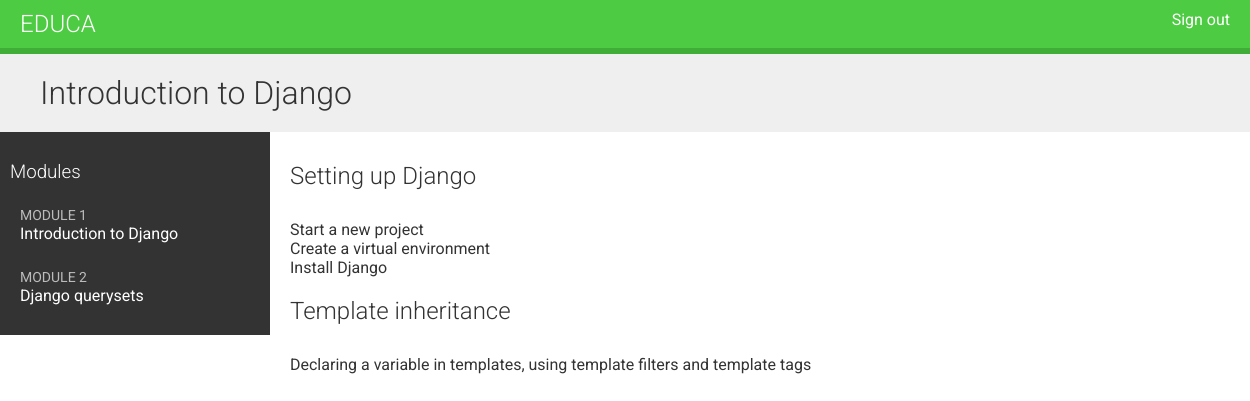
The page /students/course/5/ (signed in) on the database as committed earlier.
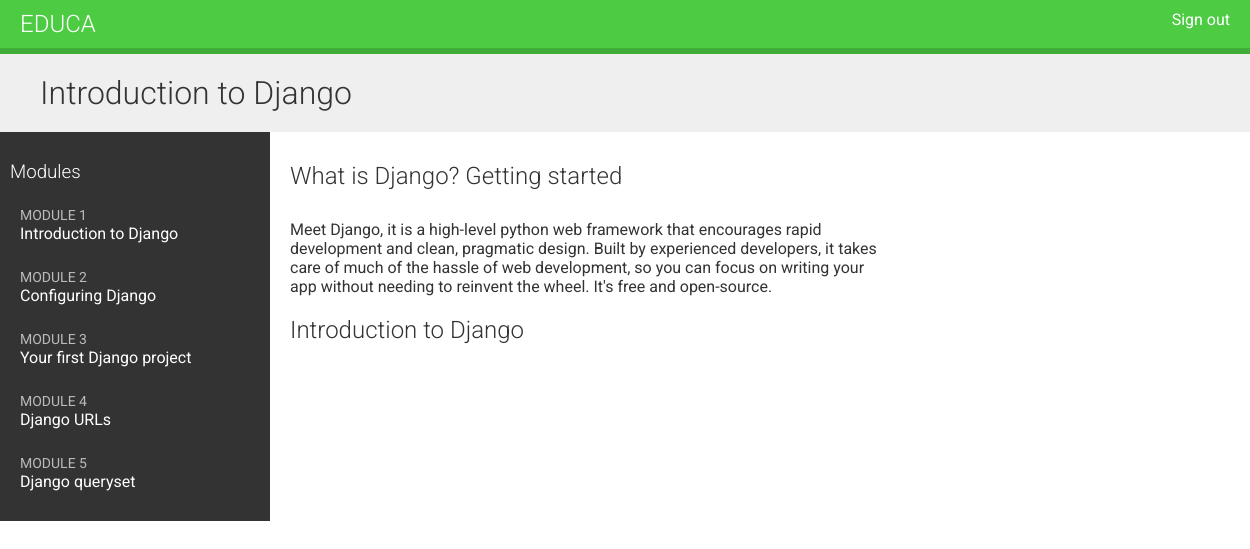
The same page on the database as committed later.
### courses/models.py (models this page shows, shortened)
class Module(models.Model):
    course = models.ForeignKey(Course, related_name='modules', on_delete=models.CASCADE)
    title = models.CharField(max_length=200)
    description = models.TextField(blank=True)
    order = OrderField(blank=True, for_fields=['course'])
    class Meta:
        ordering = ['order']
    def __str__(self):
        return f'{self.order}. {self.title}'

class Content(models.Model):
    module = models.ForeignKey(Module, related_name='contents', on_delete=models.CASCADE)
    content_type = models.ForeignKey(ContentType,
                                    on_delete=models.CASCADE,
                                    limit_choices_to={'model__in': (
                                        'text',
                                        'video',
                                        'image',
                                        'file'
                                    )})
    object_id = models.PositiveIntegerField()  #to store pk of related obj
    item = GenericForeignKey('content_type', 'object_id')
    order = OrderField(blank=True, for_fields=['module'])
    class Meta:
        ordering = ['order']

class ItemBase(models.Model):
    owner = models.ForeignKey(User, related_name='%(class)s_related', on_delete=models.CASCADE)  #% reps a placeholder
    title = models.CharField(max_length=250)
    created = models.DateTimeField(auto_now_add=True)
    updated = models.DateTimeField(auto_now=True)
    class Meta:
        abstract = True
    def render(self):
        return render_to_string(f'courses/content/{self._meta.model_name}.html', {'item': self})

class Text(ItemBase):
    content = models.TextField()

class Video(ItemBase):
    url = models.URLField()   #provide a video URL in order to embed it

### students/views.py (the view)
class StudentCourseDetailView(DetailView):
    model = Course
    template_name = 'students/course/detail.html'
    def get_queryset(self):
        qs = super().get_queryset()
        return qs.filter(students__in=[self.request.user])
    def get_context_data(self, **kwargs):
        context = super().get_context_data(**kwargs)
        course = self.get_object()
        if 'module_id' in self.kwargs:
            context['module'] = course.modules.get(id=self.kwargs['module_id'])
        else:
            context['module'] = course.modules.all()[0]
        return context

### students/templates/students/course/detail.html (shortened to what this page needs)
{% extends 'base.html' %}
{% load cache %}
{% block content %}
    <h1>{{ module.title }}</h1>
    <div class="contents">
        <h3>Modules</h3>
        <ul id="modules">
            {% for m in object.modules.all %}
                <li data-id="{{ m.id }}" {% if m == modules %} class="selected"{% endif %}>
                    <a href="{% url 'student_course_detail_module' object.id m.id %}">
                        <span>
                            Module <span class="order">{{ m.order|add:1 }}</span>
                        </span>
                        <br>
                        {{ m.title }}
                    </a>
                </li>
            {% empty %}
                <li>No modules yet.</li>
            {% endfor %}
        </ul>
    </div>
    <div class="module">
        {% cache 600 module_contents module %}
            {% for content in module.contents.all %}
                {% with item=content.item %}
                    <h2>{{ item.title }}</h2>
                    {{ item.render }}
                {% endwith %}
            {% endfor %}
        {% endcache %}
    </div>
{% endblock %}

### courses/templates/base.html (shortened to what this page needs)
{% load static %}
<!DOCTYPE html>
<html lang="en">
<head>
    <link rel="stylesheet" href="{% static 'css/base.css' %}">
</head>
<body>
    <div id="header">
        <a href="/" class="logo">Educa</a>
        <ul class="menu">
            {% if request.user.is_authenticated %}
                <li><a href="{% url 'logout' %}">Sign out</a></li>
            {% else %}
                <li><a href="{% url 'login' %}">Sign in</a></li>
            {% endif %}
        </ul>
    </div>
    <div id="content">
        {% block content %}
        {% endblock %}
    </div>
</body>
</html>

### courses/templates/courses/content/text.html
{{ item.content|linebreaks }}

### courses/templates/courses/content/video.html (shortened to what this page needs)
{% load embed_video_tags %}

### courses/static/css/base.css (style rules this page uses)
body { margin:0; font-family:'Roboto', sans-serif; font-weight:400; color:#333; }
a { color:#3fad37; text-decoration:none; }
ul { float:left; }
h1, h2, h3, h4, h5, h6 { font-family:'Roboto', sans-serif; font-weight:300; }
h1 { background:#efefef; width:100%; overflow:auto; padding:20px 0 20px 40px; margin:0; }
.module { padding:10px 20px; float:left; width:600px; }
.module p { margin:10px 0 20px; width:100%; float:left; }
#header { background:#4dcc43; overflow:auto; padding:10px 20px; border-bottom:6px solid #3fad37; }
#header .logo { text-decoration:none; font-family:'Roboto', sans-serif; font-weight:300; text-transform:uppercase; font-size:24px; color:#fff; float:left; }
#header a { color:#fff; }
#header .menu { list-style:none; float:right; margin:0; padding:0; }
.contents { width:20%; padding:10px; float:left; background:#333; color: #fff; font-family:'Roboto', sans-serif; }
.contents ul { list-style:none; margin:0; padding:0; width:100%; }
.contents ul li { margin:0 0 10px 0; padding:4px 10px 10px; overflow:auto; cursor:move; }
.contents ul span { text-transform:uppercase; color:#bbb; font-size:14px; }
.contents ul a { display:block; color:#fff; text-decoration:none; }

Rows that differ between the two databases and show on the page:
removed Content: item "Template inheritance", item.content "Declaring a variable in templates, using template filters and template tags"
changed Module: title "Django querysets" → "Configuring Django"
added Module: order|add "3", title "Your first Django project"
added Module: order|add "4", title "Django URLs"
added Module: order|add "5", title "Django queryset"
changed through a linked row, Content: item "Setting up Django" → "What is Django? Getting started"; item.content "Start a new project Create a virtual environment Install Django" → "Meet Django, it is a high-level python web framework that encourages rapid development and clean, pragmatic design. Built by experienced developers, it takes care of much of the hassle of web development, so you can focus on writing your app without needing to reinvent the wheel. It's free and open-source."
added Content: item "Introduction to Django"
